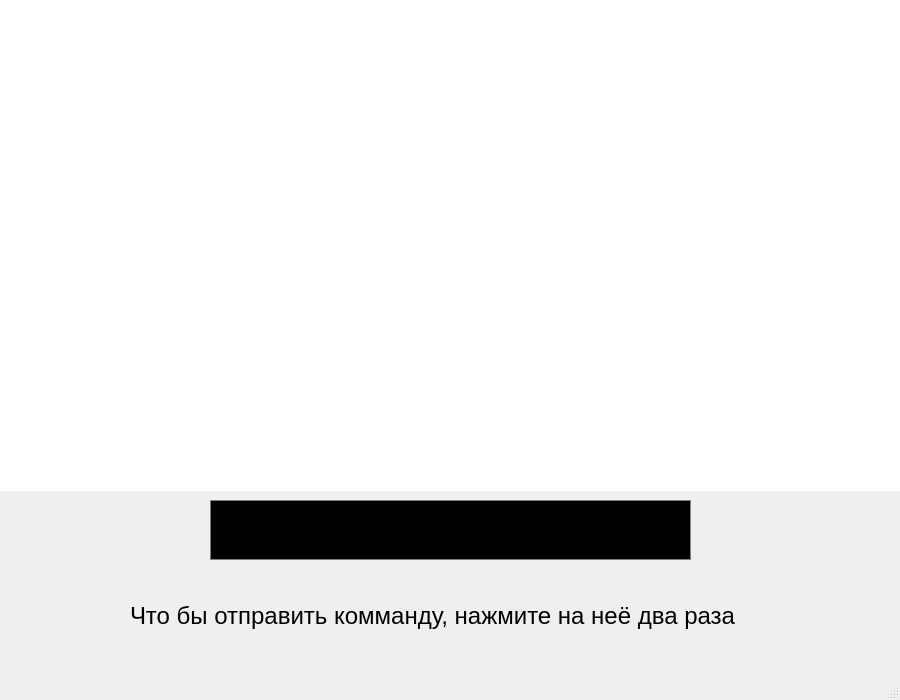
<?xml version="1.0" encoding="UTF-8"?>
<ui version="4.0">
 <class>VoiceHomeMainWindow</class>
 <widget class="QMainWindow" name="VoiceHomeMainWindow">
  <property name="enabled">
   <bool>true</bool>
  </property>
  <property name="geometry">
   <rect>
    <x>0</x>
    <y>0</y>
    <width>900</width>
    <height>700</height>
   </rect>
  </property>
  <property name="minimumSize">
   <size>
    <width>900</width>
    <height>700</height>
   </size>
  </property>
  <property name="maximumSize">
   <size>
    <width>900</width>
    <height>700</height>
   </size>
  </property>
  <property name="windowTitle">
   <string>MainWindow</string>
  </property>
  <widget class="QWidget" name="centralwidget">
   <widget class="QPushButton" name="HomeButton">
    <property name="geometry">
     <rect>
      <x>30</x>
      <y>580</y>
      <width>75</width>
      <height>75</height>
     </rect>
    </property>
    <property name="styleSheet">
     <string notr="true">border: none;</string>
    </property>
    <property name="text">
     <string/>
    </property>
    <property name="icon">
     <iconset resource="images.qrc">
      <normaloff>:/images/HomeIcon.png</normaloff>:/images/HomeIcon.png</iconset>
    </property>
    <property name="iconSize">
     <size>
      <width>75</width>
      <height>75</height>
     </size>
    </property>
   </widget>
   <widget class="QPushButton" name="CommandsButton">
    <property name="geometry">
     <rect>
      <x>780</x>
      <y>580</y>
      <width>75</width>
      <height>75</height>
     </rect>
    </property>
    <property name="styleSheet">
     <string notr="true">border: none;</string>
    </property>
    <property name="text">
     <string/>
    </property>
    <property name="icon">
     <iconset resource="images.qrc">
      <normaloff>:/images/ChatIcon.png</normaloff>:/images/ChatIcon.png</iconset>
    </property>
    <property name="iconSize">
     <size>
      <width>75</width>
      <height>75</height>
     </size>
    </property>
   </widget>
   <widget class="QLineEdit" name="commandline">
    <property name="geometry">
     <rect>
      <x>210</x>
      <y>500</y>
      <width>481</width>
      <height>60</height>
     </rect>
    </property>
    <property name="font">
     <font>
      <pointsize>16</pointsize>
     </font>
    </property>
    <property name="autoFillBackground">
     <bool>false</bool>
    </property>
    <property name="styleSheet">
     <string notr="true">QLineEdit {
    background-color: black; /* Черный фон */
    color: white;            /* Белый текст */
    border: 1px solid gray;  /* Серый цвет рамки */
}</string>
    </property>
   </widget>
   <widget class="QPushButton" name="addcommand">
    <property name="geometry">
     <rect>
      <x>700</x>
      <y>500</y>
      <width>180</width>
      <height>60</height>
     </rect>
    </property>
    <property name="styleSheet">
     <string notr="true">border: none;</string>
    </property>
    <property name="text">
     <string/>
    </property>
    <property name="icon">
     <iconset resource="images.qrc">
      <normaloff>:/images/addbutton.png</normaloff>:/images/addbutton.png</iconset>
    </property>
    <property name="iconSize">
     <size>
      <width>180</width>
      <height>60</height>
     </size>
    </property>
   </widget>
   <widget class="QPushButton" name="deletecommand">
    <property name="geometry">
     <rect>
      <x>20</x>
      <y>500</y>
      <width>180</width>
      <height>60</height>
     </rect>
    </property>
    <property name="styleSheet">
     <string notr="true">border: none;</string>
    </property>
    <property name="text">
     <string/>
    </property>
    <property name="icon">
     <iconset resource="images.qrc">
      <normaloff>:/images/delete_button-removebg-preview.png</normaloff>:/images/delete_button-removebg-preview.png</iconset>
    </property>
    <property name="iconSize">
     <size>
      <width>180</width>
      <height>60</height>
     </size>
    </property>
   </widget>
   <widget class="QWidget" name="verticalLayoutWidget">
    <property name="geometry">
     <rect>
      <x>0</x>
      <y>0</y>
      <width>881</width>
      <height>501</height>
     </rect>
    </property>
    <layout class="QVBoxLayout" name="HomeLayout">
     <item>
      <widget class="QLabel" name="temp">
       <property name="font">
        <font>
         <pointsize>20</pointsize>
        </font>
       </property>
       <property name="text">
        <string>TextLabel</string>
       </property>
      </widget>
     </item>
     <item>
      <widget class="QLabel" name="vlazh">
       <property name="font">
        <font>
         <pointsize>20</pointsize>
        </font>
       </property>
       <property name="text">
        <string>TextLabel</string>
       </property>
      </widget>
     </item>
     <item>
      <widget class="QLabel" name="co2">
       <property name="font">
        <font>
         <pointsize>20</pointsize>
        </font>
       </property>
       <property name="text">
        <string>TextLabel</string>
       </property>
      </widget>
     </item>
    </layout>
   </widget>
   <widget class="QListWidget" name="listWidget">
    <property name="geometry">
     <rect>
      <x>0</x>
      <y>0</y>
      <width>900</width>
      <height>491</height>
     </rect>
    </property>
    <property name="sizePolicy">
     <sizepolicy hsizetype="Expanding" vsizetype="Expanding">
      <horstretch>0</horstretch>
      <verstretch>0</verstretch>
     </sizepolicy>
    </property>
    <property name="font">
     <font>
      <pointsize>16</pointsize>
     </font>
    </property>
    <property name="frameShape">
     <enum>QFrame::NoFrame</enum>
    </property>
   </widget>
   <widget class="QLabel" name="label">
    <property name="geometry">
     <rect>
      <x>130</x>
      <y>600</y>
      <width>611</width>
      <height>31</height>
     </rect>
    </property>
    <property name="font">
     <font>
      <pointsize>18</pointsize>
     </font>
    </property>
    <property name="text">
     <string>Что бы отправить комманду, нажмите на неё два раза</string>
    </property>
   </widget>
  </widget>
  <widget class="QMenuBar" name="menubar">
   <property name="geometry">
    <rect>
     <x>0</x>
     <y>0</y>
     <width>900</width>
     <height>21</height>
    </rect>
   </property>
  </widget>
  <widget class="QStatusBar" name="statusbar"/>
 </widget>
 <resources>
  <include location="images.qrc"/>
 </resources>
 <connections/>
</ui>
